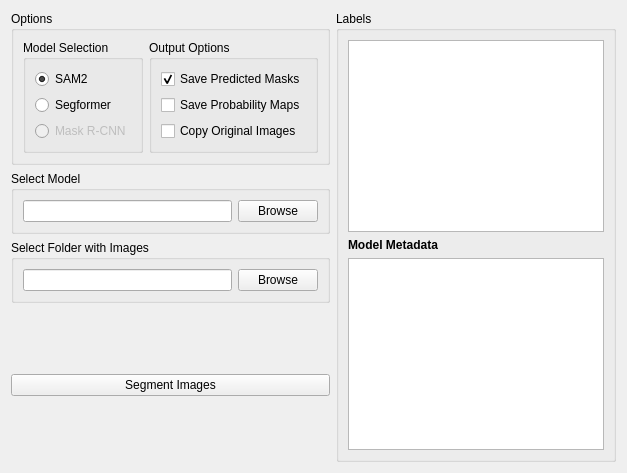
<?xml version="1.0" encoding="UTF-8"?>
<ui version="4.0">
 <class>SegmentImagesTab</class>
 <widget class="QWidget" name="tabSegmentImages">
  <property name="windowTitle">
   <string>Segment Images</string>
  </property>
  <layout class="QHBoxLayout" name="horizontalLayoutSegmentImages">
   <item>
    <layout class="QVBoxLayout" name="verticalLayoutSegmentImages">
     <item>
      <widget class="QGroupBox" name="groupBox_Options">
       <property name="minimumSize">
        <size>
         <width>300</width>
         <height>0</height>
        </size>
       </property>
       <property name="title">
        <string>Options</string>
       </property>
       <layout class="QVBoxLayout" name="verticalLayoutOptions">
        <item>
         <layout class="QHBoxLayout" name="horizontalLayoutOptions">
          <item>
           <widget class="QGroupBox" name="groupBox_modelSelection_segment">
            <property name="title">
             <string>Model Selection</string>
            </property>
            <layout class="QVBoxLayout" name="verticalLayout_modelSelection_segment">
             <item>
              <widget class="QRadioButton" name="radioButton_segment_model_sam2">
               <property name="text">
                <string>SAM2</string>
               </property>
               <property name="checked">
                <bool>true</bool>
               </property>
              </widget>
             </item>
             <item>
              <widget class="QRadioButton" name="radioButton_segment_model_segformer">
               <property name="text">
                <string>Segformer</string>
               </property>
              </widget>
             </item>
             <item>
              <widget class="QRadioButton" name="radioButton_segment_model_mask_rcnn">
               <property name="enabled">
                <bool>false</bool>
               </property>
               <property name="toolTip">
                <string extracomment="This model is not yet fully implemented."/>
               </property>
               <property name="text">
                <string>Mask R-CNN</string>
               </property>
              </widget>
             </item>
            </layout>
           </widget>
          </item>
          <item>
           <widget class="QGroupBox" name="groupBox_outputOptions_segment">
            <property name="title">
             <string>Output Options</string>
            </property>
            <layout class="QVBoxLayout" name="verticalLayout_outputOptions_segment">
             <item>
              <widget class="QCheckBox" name="checkBox_save_predicted_masks">
               <property name="text">
                <string>Save Predicted Masks</string>
               </property>
               <property name="checked">
                <bool>true</bool>
               </property>
              </widget>
             </item>
             <item>
              <widget class="QCheckBox" name="checkBox_save_probability_maps">
               <property name="text">
                <string>Save Probability Maps</string>
               </property>
              </widget>
             </item>
             <item>
              <widget class="QCheckBox" name="checkBox_copyOriginalModelImage">
               <property name="text">
                <string>Copy Original Images</string>
               </property>
               <property name="checked">
                <bool>false</bool>
               </property>
              </widget>
             </item>
            </layout>
           </widget>
          </item>
         </layout>
        </item>
       </layout>
      </widget>
     </item>

     <item>
      <widget class="QGroupBox" name="groupBox_SelectModel">
       <property name="title">
        <string>Select Model</string>
       </property>
       <layout class="QHBoxLayout" name="horizontalLayoutSelectModel">
        <item>
         <widget class="QLineEdit" name="lineEdit_segmentation_model_file">
          <property name="toolTip">
           <string>You must select the model that you want to use for segmenting the images.</string>
          </property>
         </widget>
        </item>
        <item>
         <widget class="QPushButton" name="pushButton_Select_Model">
          <property name="text">
           <string>Browse</string>
          </property>
         </widget>
        </item>
       </layout>
      </widget>
     </item>

     <item>
      <widget class="QGroupBox" name="groupBox_Select_Images_Folder">
       <property name="title">
        <string>Select Folder with Images</string>
       </property>
       <layout class="QHBoxLayout" name="horizontalLayoutSelectImagesFolder">
        <item>
         <widget class="QLineEdit" name="lineEdit_segmentation_images_folder">
          <property name="toolTip">
           <string>You must select a folder containing the images that you want to segment.</string>
          </property>
         </widget>
        </item>
        <item>
         <widget class="QPushButton" name="pushButton_Select_Images_Folder">
          <property name="text">
           <string>Browse</string>
          </property>
         </widget>
        </item>
       </layout>
      </widget>
     </item>

     <item>
      <layout class="QHBoxLayout" name="horizontalLayoutSegmentButton">
       <item>
        <spacer name="horizontalSpacerSegmentLeft">
         <property name="sizePolicy">
          <sizepolicy hsizetype="Expanding" vsizetype="Fixed">
           <horstretch>0</horstretch>
           <verstretch>0</verstretch>
          </sizepolicy>
         </property>
         <property name="orientation">
          <enum>Qt::Vertical</enum>
         </property>
         <property name="sizeHint" stdset="0">
          <size>
           <width>0</width>
           <height>0</height>
          </size>
         </property>
        </spacer>
       </item>
       <item>
        <widget class="QPushButton" name="pushButton_Segment">
         <property name="text">
          <string>Segment Images</string>
         </property>
        </widget>
       </item>
       <item>
        <spacer name="horizontalSpacerSegmentRight">
         <property name="sizePolicy">
          <sizepolicy hsizetype="Expanding" vsizetype="Fixed">
           <horstretch>0</horstretch>
           <verstretch>0</verstretch>
          </sizepolicy>
         </property>
         <property name="orientation">
          <enum>Qt::Vertical</enum>
         </property>
         <property name="sizeHint" stdset="0">
          <size>
           <width>0</width>
           <height>0</height>
          </size>
         </property>
        </spacer>
       </item>
      </layout>
     </item>
    </layout>
   </item>

   <item>
    <widget class="QGroupBox" name="groupBox_labels">
     <property name="title">
      <string>Labels</string>
     </property>
     <layout class="QVBoxLayout" name="verticalLayout_labels">
      <item>
       <widget class="QListWidget" name="listWidget_labels">
        <property name="sizePolicy">
         <sizepolicy hsizetype="Expanding" vsizetype="Expanding">
          <horstretch>0</horstretch>
          <verstretch>0</verstretch>
         </sizepolicy>
        </property>
        <property name="selectionMode">
         <enum>QAbstractItemView::ExtendedSelection</enum>
        </property>
       </widget>
      </item>
      <item>
       <widget class="QLabel" name="label_modelMetadata">
        <property name="text">
         <string>Model Metadata</string>
        </property>
        <property name="font">
         <font>
          <weight>75</weight>
          <bold>true</bold>
         </font>
        </property>
       </widget>
      </item>
      <item>
       <widget class="QListWidget" name="listWidget_modelMetadata">
        <property name="sizePolicy">
         <sizepolicy hsizetype="Expanding" vsizetype="Expanding">
          <horstretch>0</horstretch>
          <verstretch>0</verstretch>
         </sizepolicy>
        </property>
        <property name="selectionMode">
         <enum>QAbstractItemView::NoSelection</enum>
        </property>
        <property name="alternatingRowColors">
         <bool>true</bool>
        </property>
       </widget>
      </item>
     </layout>
    </widget>
   </item>
  </layout>
 </widget>
 <resources/>
 <connections/>
</ui>
